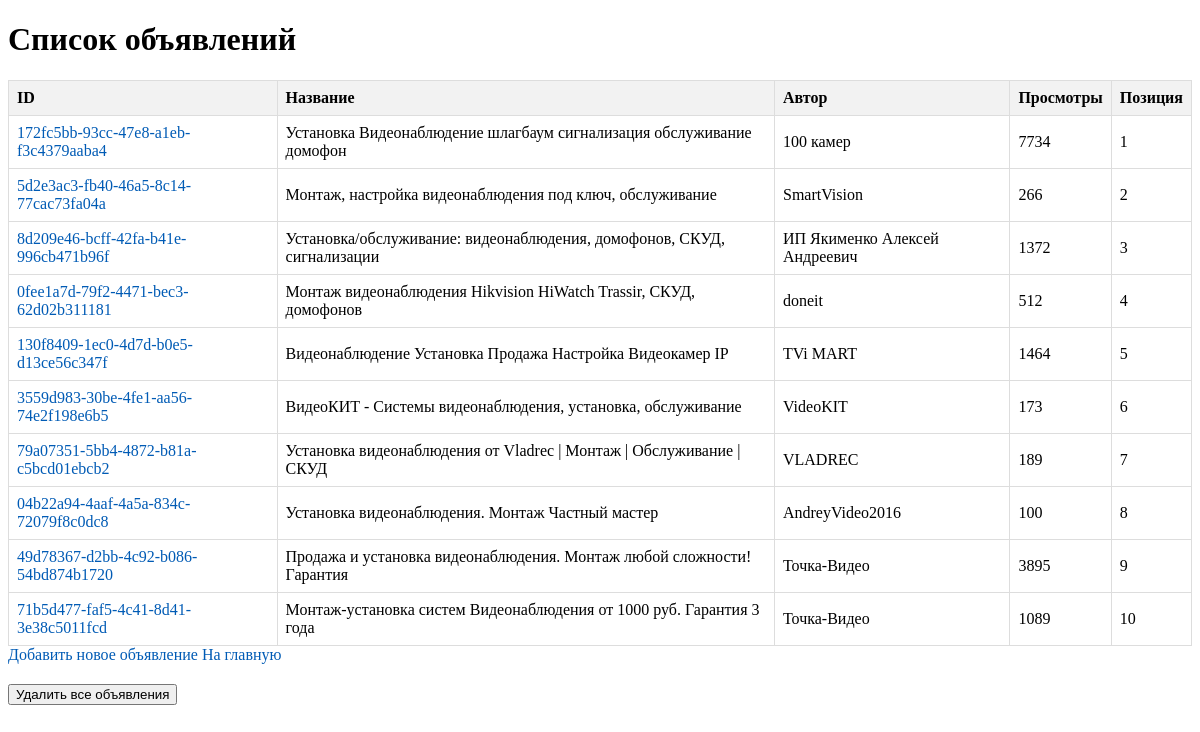
/camdb_list/, run on the app's committed database.
### main/models.py (models this page shows, shortened)
class CamDB(models.Model):
    title = models.CharField(max_length=200)
    camdb_id = models.CharField(max_length=100, primary_key=True, unique=True)
    author = models.CharField(max_length=200)
    views = models.PositiveIntegerField()
    position = models.PositiveIntegerField()

### main/views.py (the view)
# urls.py: path('camdb_list/', views.camdb_list, name='camdb_list'),
def camdb_list(request):
    camdb = CamDB.objects.all()
    return render(request, 'camdb_list.html', {'camdb': camdb})

### main/templates/camdb_list.html (shortened to what this page needs)
<!DOCTYPE html>
<html>
<head>
</head>
<body>
    <div class="container">
        <h1>Список объявлений</h1>
        <table>
            <thead>
                <tr>
                    <th>ID</th>
                    <th>Название</th>
                    <th>Автор</th>
                    <th>Просмотры</th>
                    <th>Позиция</th>
                </tr>
            </thead>
            <tbody>
                {% for add in camdb %}
                    <tr>
                        <td><a href="{% url 'view_camdb_json' camdb_id=add.camdb_id %}">{{ add.camdb_id }}</a></td>
                        <td>{{ add.title }}</td>
                        <td>{{ add.author }}</td>
                        <td>{{ add.views }}</td>
                        <td>{{ add.position }}</td>
                    </tr>
                {% empty %}
                    <tr>
                        <td colspan="5">Нет объявлений.</td>
                    </tr>
                {% endfor %}
            </tbody>
        </table>
        <a href="{% url 'add_camdb' %}">Добавить новое объявление</a>
        <a href="{% url 'home' %}">На главную</a>
    <form method="post" action="{% url 'delete_all_camdb' %}">
        <button type="submit" style="margin-top: 20px;">Удалить все объявления</button>
    </form>
    </div>
</body>
</html>

### main/templates/camdb_list.html (style rules this page uses)
table { width: 100%; border-collapse: collapse; }
th, td { border: 1px solid #ddd; padding: 8px; text-align: left; }
th { background-color: #f2f2f2; }
a { color: #005bb5; text-decoration: none; }

### data on the page
CamDB: camdb_id "172fc5bb-93cc-47e8-a1eb-f3c4379aaba4", title "Установка Видеонаблюдение шлагбаум сигнализация обслуживание домофон", author "100 камер", views "7734", position "1"
CamDB: camdb_id "5d2e3ac3-fb40-46a5-8c14-77cac73fa04a", title "Монтаж, настройка видеонаблюдения под ключ, обслуживание", author "SmartVision", views "266", position "2"
CamDB: camdb_id "8d209e46-bcff-42fa-b41e-996cb471b96f", title "Установка/обслуживание: видеонаблюдения, домофонов, СКУД, сигнализации", author "ИП Якименко Алексей Андреевич", views "1372", position "3"
CamDB: camdb_id "0fee1a7d-79f2-4471-bec3-62d02b311181", title "Монтаж видеонаблюдения Hikvision HiWatch Trassir, СКУД, домофонов", author "doneit", views "512", position "4"
CamDB: camdb_id "130f8409-1ec0-4d7d-b0e5-d13ce56c347f", title "Видеонаблюдение Установка Продажа Настройка Видеокамер IP", author "TVi MART", views "1464", position "5"
CamDB: camdb_id "3559d983-30be-4fe1-aa56-74e2f198e6b5", title "ВидеоКИТ - Системы видеонаблюдения, установка, обслуживание", author "VideoKIT", views "173", position "6"
CamDB: camdb_id "79a07351-5bb4-4872-b81a-c5bcd01ebcb2", title "Установка видеонаблюдения от Vladrec | Монтаж | Обслуживание | СКУД", author "VLADREC", views "189", position "7"
CamDB: camdb_id "04b22a94-4aaf-4a5a-834c-72079f8c0dc8", title "Установка видеонаблюдения. Монтаж Частный мастер", author "AndreyVideo2016", views "100", position "8"
CamDB: camdb_id "49d78367-d2bb-4c92-b086-54bd874b1720", title "Продажа и установка видеонаблюдения. Монтаж любой сложности! Гарантия", author "Точка-Видео", views "3895", position "9"
CamDB: camdb_id "71b5d477-faf5-4c41-8d41-3e38c5011fcd", title "Монтаж-установка систем Видеонаблюдения от 1000 руб. Гарантия 3 года", author "Точка-Видео", views "1089", position "10"
